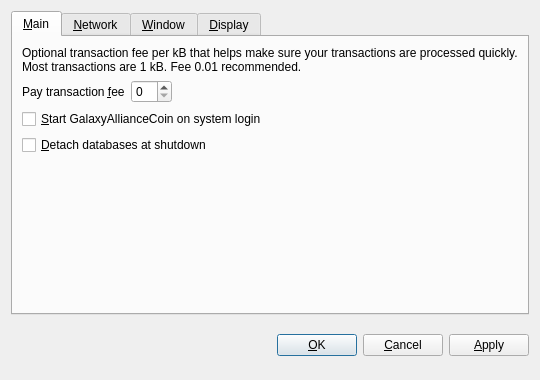
<?xml version="1.0" encoding="UTF-8"?>
<ui version="4.0">
 <class>OptionsDialog</class>
 <widget class="QDialog" name="OptionsDialog">
  <property name="geometry">
   <rect>
    <x>0</x>
    <y>0</y>
    <width>540</width>
    <height>380</height>
   </rect>
  </property>
  <property name="windowTitle">
   <string>Options</string>
  </property>
  <property name="modal">
   <bool>true</bool>
  </property>
  <layout class="QVBoxLayout" name="verticalLayout">
   <item>
    <widget class="QTabWidget" name="tabWidget">
     <property name="tabPosition">
      <enum>QTabWidget::North</enum>
     </property>
     <property name="currentIndex">
      <number>0</number>
     </property>
     <widget class="QWidget" name="tabMain">
      <attribute name="title">
       <string>&amp;Main</string>
      </attribute>
      <layout class="QVBoxLayout" name="verticalLayout_Main">
       <item>
        <widget class="QLabel" name="transactionFeeInfoLabel">
         <property name="text">
          <string>Optional transaction fee per kB that helps make sure your transactions are processed quickly. Most transactions are 1 kB. Fee 0.01 recommended.</string>
         </property>
         <property name="textFormat">
          <enum>Qt::PlainText</enum>
         </property>
         <property name="wordWrap">
          <bool>true</bool>
         </property>
        </widget>
       </item>
       <item>
        <layout class="QHBoxLayout" name="horizontalLayout_Main">
         <item>
          <widget class="QLabel" name="transactionFeeLabel">
           <property name="text">
            <string>Pay transaction &amp;fee</string>
           </property>
           <property name="textFormat">
            <enum>Qt::PlainText</enum>
           </property>
           <property name="buddy">
            <cstring>transactionFee</cstring>
           </property>
          </widget>
         </item>
         <item>
          <widget class="BitcoinAmountField" name="transactionFee"/>
         </item>
         <item>
          <spacer name="horizontalSpacer_Main">
           <property name="orientation">
            <enum>Qt::Horizontal</enum>
           </property>
           <property name="sizeHint" stdset="0">
            <size>
             <width>40</width>
             <height>20</height>
            </size>
           </property>
          </spacer>
         </item>
        </layout>
       </item>
       <item>
        <widget class="QCheckBox" name="bitcoinAtStartup">
         <property name="toolTip">
          <string>Automatically start GalaxyAllianceCoin after logging in to the system.</string>
         </property>
         <property name="text">
          <string>&amp;Start GalaxyAllianceCoin on system login</string>
         </property>
        </widget>
       </item>
       <item>
        <widget class="QCheckBox" name="detachDatabases">
         <property name="toolTip">
          <string>Detach block and address databases at shutdown. This means they can be moved to another data directory, but it slows down shutdown. The wallet is always detached.</string>
         </property>
         <property name="text">
          <string>&amp;Detach databases at shutdown</string>
         </property>
        </widget>
       </item>
       <item>
        <spacer name="verticalSpacer_Main">
         <property name="orientation">
          <enum>Qt::Vertical</enum>
         </property>
         <property name="sizeHint" stdset="0">
          <size>
           <width>20</width>
           <height>40</height>
          </size>
         </property>
        </spacer>
       </item>
      </layout>
     </widget>
     <widget class="QWidget" name="tabNetwork">
      <attribute name="title">
       <string>&amp;Network</string>
      </attribute>
      <layout class="QVBoxLayout" name="verticalLayout_Network">
       <item>
        <widget class="QCheckBox" name="mapPortUpnp">
         <property name="toolTip">
          <string>Automatically open the GalaxyAllianceCoin client port on the router. This only works when your router supports UPnP and it is enabled.</string>
         </property>
         <property name="text">
          <string>Map port using &amp;UPnP</string>
         </property>
        </widget>
       </item>
       <item>
        <widget class="QCheckBox" name="connectSocks">
         <property name="toolTip">
          <string>Connect to the GalaxyAllianceCoin network through a SOCKS proxy (e.g. when connecting through Tor).</string>
         </property>
         <property name="text">
          <string>&amp;Connect through SOCKS proxy:</string>
         </property>
        </widget>
       </item>
       <item>
        <layout class="QHBoxLayout" name="horizontalLayout_Network">
         <item>
          <widget class="QLabel" name="proxyIpLabel">
           <property name="text">
            <string>Proxy &amp;IP:</string>
           </property>
           <property name="textFormat">
            <enum>Qt::PlainText</enum>
           </property>
           <property name="buddy">
            <cstring>proxyIp</cstring>
           </property>
          </widget>
         </item>
         <item>
          <widget class="QValidatedLineEdit" name="proxyIp">
           <property name="maximumSize">
            <size>
             <width>140</width>
             <height>16777215</height>
            </size>
           </property>
           <property name="toolTip">
            <string>IP address of the proxy (e.g. 127.0.0.1)</string>
           </property>
          </widget>
         </item>
         <item>
          <widget class="QLabel" name="proxyPortLabel">
           <property name="text">
            <string>&amp;Port:</string>
           </property>
           <property name="textFormat">
            <enum>Qt::PlainText</enum>
           </property>
           <property name="buddy">
            <cstring>proxyPort</cstring>
           </property>
          </widget>
         </item>
         <item>
          <widget class="QLineEdit" name="proxyPort">
           <property name="maximumSize">
            <size>
             <width>55</width>
             <height>16777215</height>
            </size>
           </property>
           <property name="toolTip">
            <string>Port of the proxy (e.g. 9050)</string>
           </property>
          </widget>
         </item>
         <item>
          <widget class="QLabel" name="socksVersionLabel">
           <property name="text">
            <string>SOCKS &amp;Version:</string>
           </property>
           <property name="textFormat">
            <enum>Qt::PlainText</enum>
           </property>
           <property name="buddy">
            <cstring>socksVersion</cstring>
           </property>
          </widget>
         </item>
         <item>
          <widget class="QValueComboBox" name="socksVersion">
           <property name="toolTip">
            <string>SOCKS version of the proxy (e.g. 5)</string>
           </property>
          </widget>
         </item>
         <item>
          <spacer name="horizontalSpacer_Network">
           <property name="orientation">
            <enum>Qt::Horizontal</enum>
           </property>
           <property name="sizeHint" stdset="0">
            <size>
             <width>40</width>
             <height>20</height>
            </size>
           </property>
          </spacer>
         </item>
        </layout>
       </item>
       <item>
        <spacer name="verticalSpacer_Network">
         <property name="orientation">
          <enum>Qt::Vertical</enum>
         </property>
         <property name="sizeHint" stdset="0">
          <size>
           <width>20</width>
           <height>40</height>
          </size>
         </property>
        </spacer>
       </item>
      </layout>
     </widget>
     <widget class="QWidget" name="tabWindow">
      <attribute name="title">
       <string>&amp;Window</string>
      </attribute>
      <layout class="QVBoxLayout" name="verticalLayout_Window">
       <item>
        <widget class="QCheckBox" name="minimizeToTray">
         <property name="toolTip">
          <string>Show only a tray icon after minimizing the window.</string>
         </property>
         <property name="text">
          <string>&amp;Minimize to the tray instead of the taskbar</string>
         </property>
        </widget>
       </item>
       <item>
        <widget class="QCheckBox" name="minimizeOnClose">
         <property name="toolTip">
          <string>Minimize instead of exit the application when the window is closed. When this option is enabled, the application will be closed only after selecting Quit in the menu.</string>
         </property>
         <property name="text">
          <string>M&amp;inimize on close</string>
         </property>
        </widget>
       </item>
       <item>
        <spacer name="verticalSpacer_Window">
         <property name="orientation">
          <enum>Qt::Vertical</enum>
         </property>
         <property name="sizeHint" stdset="0">
          <size>
           <width>20</width>
           <height>40</height>
          </size>
         </property>
        </spacer>
       </item>
      </layout>
     </widget>
     <widget class="QWidget" name="tabDisplay">
      <attribute name="title">
       <string>&amp;Display</string>
      </attribute>
      <layout class="QVBoxLayout" name="verticalLayout_Display">
       <item>
        <layout class="QHBoxLayout" name="horizontalLayout_1_Display">
         <item>
          <widget class="QLabel" name="langLabel">
           <property name="text">
            <string>User Interface &amp;language:</string>
           </property>
           <property name="textFormat">
            <enum>Qt::PlainText</enum>
           </property>
           <property name="buddy">
            <cstring>lang</cstring>
           </property>
          </widget>
         </item>
         <item>
          <widget class="QValueComboBox" name="lang">
           <property name="toolTip">
            <string>The user interface language can be set here. This setting will take effect after restarting GalaxyAllianceCoin.</string>
           </property>
          </widget>
         </item>
        </layout>
       </item>
       <item>
        <layout class="QHBoxLayout" name="horizontalLayout_2_Display">
         <item>
          <widget class="QLabel" name="unitLabel">
           <property name="text">
            <string>&amp;Unit to show amounts in:</string>
           </property>
           <property name="textFormat">
            <enum>Qt::PlainText</enum>
           </property>
           <property name="buddy">
            <cstring>unit</cstring>
           </property>
          </widget>
         </item>
         <item>
          <widget class="QValueComboBox" name="unit">
           <property name="toolTip">
            <string>Choose the default subdivision unit to show in the interface and when sending coins.</string>
           </property>
          </widget>
         </item>
        </layout>
       </item>
       <item>
        <widget class="QCheckBox" name="displayAddresses">
         <property name="toolTip">
          <string>Whether to show GalaxyAllianceCoin addresses in the transaction list or not.</string>
         </property>
         <property name="text">
          <string>&amp;Display addresses in transaction list</string>
         </property>
        </widget>
       </item>
       <item>
        <widget class="QCheckBox" name="coinControlFeatures">
         <property name="toolTip">
          <string>Whether to show coin control features or not.</string>
         </property>
         <property name="text">
          <string>Display coin &amp;control features (experts only!)</string>
         </property>
        </widget>
       </item>
       <item>
        <spacer name="verticalSpacer_Display">
         <property name="orientation">
          <enum>Qt::Vertical</enum>
         </property>
         <property name="sizeHint" stdset="0">
          <size>
           <width>20</width>
           <height>40</height>
          </size>
         </property>
        </spacer>
       </item>
      </layout>
     </widget>
    </widget>
   </item>
   <item>
    <layout class="QHBoxLayout" name="horizontalLayout_Buttons">
     <item>
      <spacer name="horizontalSpacer_1">
       <property name="orientation">
        <enum>Qt::Horizontal</enum>
       </property>
       <property name="sizeHint" stdset="0">
        <size>
         <width>40</width>
         <height>48</height>
        </size>
       </property>
      </spacer>
     </item>
     <item>
      <widget class="QLabel" name="statusLabel">
       <property name="font">
        <font>
         <weight>75</weight>
         <bold>true</bold>
        </font>
       </property>
       <property name="text">
        <string/>
       </property>
       <property name="textFormat">
        <enum>Qt::PlainText</enum>
       </property>
       <property name="wordWrap">
        <bool>true</bool>
       </property>
      </widget>
     </item>
     <item>
      <spacer name="horizontalSpacer_2">
       <property name="orientation">
        <enum>Qt::Horizontal</enum>
       </property>
       <property name="sizeHint" stdset="0">
        <size>
         <width>40</width>
         <height>48</height>
        </size>
       </property>
      </spacer>
     </item>
     <item>
      <widget class="QPushButton" name="okButton">
       <property name="text">
        <string>&amp;OK</string>
       </property>
      </widget>
     </item>
     <item>
      <widget class="QPushButton" name="cancelButton">
       <property name="text">
        <string>&amp;Cancel</string>
       </property>
       <property name="autoDefault">
        <bool>false</bool>
       </property>
      </widget>
     </item>
     <item>
      <widget class="QPushButton" name="applyButton">
       <property name="text">
        <string>&amp;Apply</string>
       </property>
       <property name="autoDefault">
        <bool>false</bool>
       </property>
      </widget>
     </item>
    </layout>
   </item>
  </layout>
 </widget>
 <customwidgets>
  <customwidget>
   <class>BitcoinAmountField</class>
   <extends>QSpinBox</extends>
   <header>bitcoinamountfield.h</header>
  </customwidget>
  <customwidget>
   <class>QValueComboBox</class>
   <extends>QComboBox</extends>
   <header>qvaluecombobox.h</header>
  </customwidget>
  <customwidget>
   <class>QValidatedLineEdit</class>
   <extends>QLineEdit</extends>
   <header>qvalidatedlineedit.h</header>
  </customwidget>
 </customwidgets>
 <resources/>
 <connections/>
</ui>
